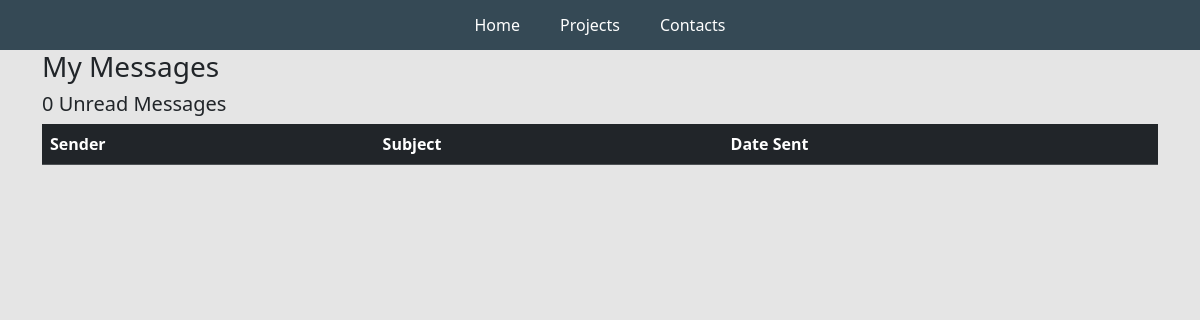
Page /inbox/ on the earlier database version.
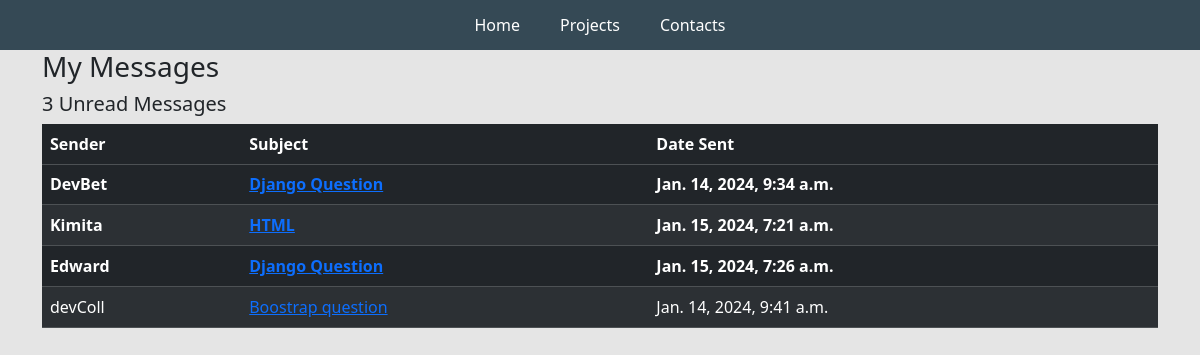
Same page on the later database version.
### base/models.py (models this page shows, shortened)
class Message(models.Model):
    name=models.CharField(max_length=200, null=True)
    email=models.CharField(max_length=200, null=True)
    subject= models.CharField(max_length=200, null=True)
    body = models.TextField()
    is_read = models.BooleanField(default=False)
    id=models.UUIDField(default=uuid.uuid4, unique=True, primary_key=True, editable=False)
    created=models.DateTimeField(auto_now_add=True)

### base/views.py (the view)
# urls.py: path('inbox/', views.inboxPage, name='inbox'),
def inboxPage(request):
    inbox= Message.objects.all().order_by('is_read')
    unreadCount=Message.objects.filter(is_read=False).count()
    context={'inbox':inbox, 'unreadCount':unreadCount}
    return render(request, 'base/inbox.html',context)

### base/templates/base/inbox.html (shortened to what this page needs)
{%extends 'base/main.html'%}
{%load static%}
{%block content%}
<div class="container">
<h3>My Messages</h3>
<h5> {{unreadCount}}  Unread Messages</h5>
<table class="table table-dark table-striped">
    <thead>
        <tr>
            <th>Sender</th>
            <th>Subject</th>
            <th>Date Sent</th>
        </tr>
    </thead>
    <tr>
        {% for message in inbox %}
        {%if message.is_read%}
        <tr style="font-weight: 100;">
        {%else%}
         <tr style="font-weight: 900;">
        {%endif%}
            <td>{{message.name}}</td>
            <td><a href="{% url 'message' message.id%}">{{message.subject}}</a></td>
            <td>{{message.created}}</td>
         </tr>
        {%endfor%}
</table>
</div>
{%endblock content%}

Differences in the rows shown:
added Message: name "DevBet", subject "Django Question", created "Jan. 14, 2024, 9:34 a.m."
added Message: name "Kimita", subject "HTML", created "Jan. 15, 2024, 7:21 a.m."
added Message: name "Edward", subject "Django Question", created "Jan. 15, 2024, 7:26 a.m."
added Message: name "devColl", subject "Boostrap question", created "Jan. 14, 2024, 9:41 a.m."
Other differences:
{{ unreadCount }}: "0" → "3"
